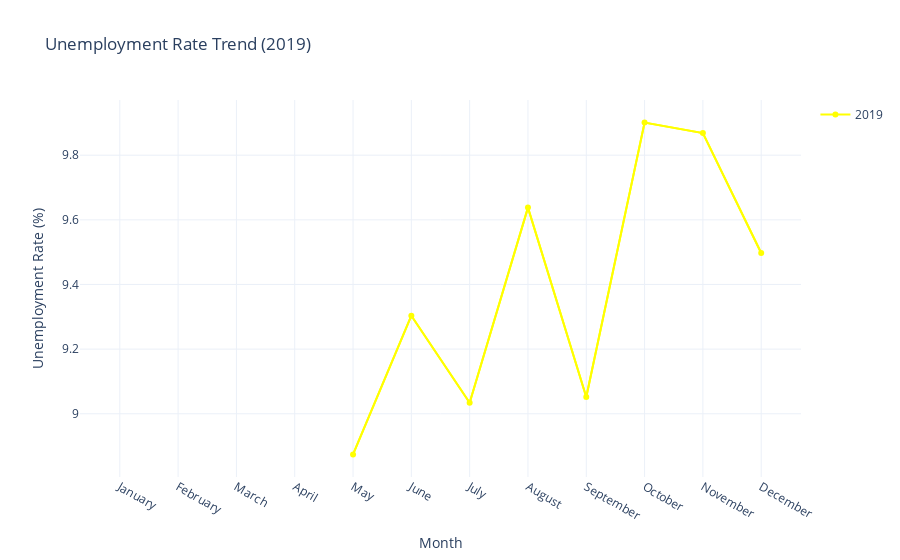

Here is the notebook cell this chart was saved with:
### Code cell
data_2019 = data[data['Year'] == 2019]
month_order = [calendar.month_name[i] for i in range(1, 13)]
data_2019['Month'] = pd.Categorical(data_2019['Month'], categories = month_order, ordered = True)


data_2019_monthly_avg = data_2019.groupby('Month')['Estimated Unemployment Rate'].mean().reset_index()

figure_2019 = px.line(data_2019_monthly_avg, x = 'Month', y = 'Estimated Unemployment Rate', title = 'Unemployment Rate Trend (2019)',
                   labels = {'Estimated Unemployment Rate': 'Unemployment Rate (%)'},
                   line_dash_sequence = ['solid'], color_discrete_sequence = ['yellow'])

trace_2019 = go.Scatter(x = data_2019_monthly_avg['Month'], y = data_2019_monthly_avg['Estimated Unemployment Rate'], 
                        mode = 'markers+lines', name = '2019', line = dict(color='yellow'))

figure_2019.add_trace(trace_2019)
figure_2019.update_layout(
    xaxis_title = 'Month',
    yaxis_title = 'Unemployment Rate (%)',
    template = 'plotly_white'
)

figure_2019.show()

### Figure 1 — Plotly figure (JSON) as saved in the notebook; plotly's stock layout.template omitted (floating-point values rounded to 4 significant figures)
{"data": [{"hovertemplate": "Month=%{x}<br>Unemployment Rate (%)=%{y}<extra></extra>", "legendgroup": "", "line": {"color": "yellow", "dash": "solid"}, "marker": {"symbol": "circle"}, "mode": "lines", "name": "", "orientation": "v", "showlegend": false, "type": "scatter", "x": ["January", "February", "March", "April", "May", "June", "July", "August", "September", "October", "November", "December"], "xaxis": "x", "y": [null, null, null, null, 8.874, 9.303, 9.034, 9.638, 9.052, 9.901, 9.868, 9.497], "yaxis": "y"}, {"line": {"color": "yellow"}, "mode": "markers+lines", "name": "2019", "type": "scatter", "x": ["January", "February", "March", "April", "May", "June", "July", "August", "September", "October", "November", "December"], "y": [null, null, null, null, 8.874, 9.303, 9.034, 9.638, 9.052, 9.901, 9.868, 9.497]}], "layout": {"legend": {"tracegroupgap": 0}, "title": {"text": "Unemployment Rate Trend (2019)"}, "xaxis": {"anchor": "y", "domain": [0, 1], "title": {"text": "Month"}}, "yaxis": {"anchor": "x", "domain": [0, 1], "title": {"text": "Unemployment Rate (%)"}}}}
